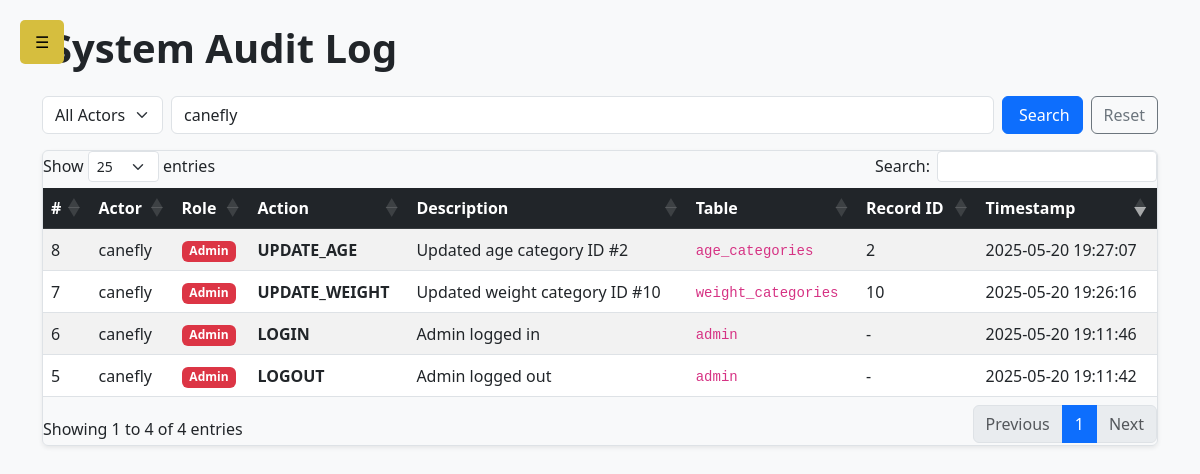
The page /admin/admin-audit-log.php?kw=canefly (signed in) on the database its author committed.
### tables this page shows
CREATE TABLE `audit_logs` (
  `id` int(11) NOT NULL,
  `user_id` int(11) NOT NULL,
  `action_type` varchar(50) NOT NULL,
  `action_description` text DEFAULT NULL,
  `table_affected` varchar(50) DEFAULT NULL,
  `record_id` int(11) DEFAULT NULL,
  `created_at` timestamp NOT NULL DEFAULT current_timestamp(),
  `role_type` enum('admin','user') NOT NULL DEFAULT 'user'
);

### admin/admin-audit-log.php (the view, shortened to what this page needs)
<?php
include_once 'admin-navigation.php';
include_once '../db.php';
$actor   = $_GET['actor']   ?? 'all';
$keyword = trim($_GET['kw'] ?? '');
$sql = "
  SELECT
    al.id,
    COALESCE(a.full_name, u.full_name, 'Unknown')            AS actor_name,
    CASE WHEN a.id IS NOT NULL THEN 'Admin' ELSE 'User' END  AS actor_type,
    al.action_type,
    al.action_description,
    al.table_affected,
    al.record_id,
    al.created_at
  FROM audit_logs al
  LEFT JOIN admin a ON a.id = al.user_id
  LEFT JOIN users u ON u.id = al.user_id
  WHERE 1
";
$types  = '';
$params = [];
if ($keyword !== '') {
    $sql   .= " AND (COALESCE(a.full_name,u.full_name) LIKE ?
                 OR al.action_type LIKE ?
                 OR al.table_affected LIKE ?) ";
    $types  .= 'sss';
    $kw = "%{$keyword}%";
    $params = array_merge($params, [$kw, $kw, $kw]);
}
$sql .= " ORDER BY al.created_at DESC";
$stmt = $conn->prepare($sql);
if ($types) { $stmt->bind_param($types, ...$params); }
$stmt->execute();
$logs = $stmt->get_result();
?>
<!DOCTYPE html>
<html lang="en">
<head>
  <link href="https://cdn.jsdelivr.net/npm/bootstrap@5.3.0/dist/css/bootstrap.min.css" rel="stylesheet">
  <link href="https://cdn.datatables.net/1.13.6/css/dataTables.bootstrap5.min.css" rel="stylesheet">
</head>
<body class="bg-light">
<div class="container py-4">
  <h1 class="mb-4 fw-bold"><i class="fa-solid fa-clipboard-list me-2"></i>System Audit Log</h1>
  <form class="row g-2 mb-3" method="GET">
      <div class="col-md-auto">
          <select name="actor" class="form-select">
              <option value="all"  <?= $actor==='all'   ? 'selected' : '' ?>>All Actors</option>
          </select>
      </div>
      <div class="col-md">
          <input type="text" name="kw" value="<?= htmlspecialchars($keyword) ?>"
                 class="form-control" placeholder="Search by name, action, table…">
      </div>
      <div class="col-md-auto d-grid">
          <button class="btn btn-primary"><i class="fa-solid fa-search me-1"></i>Search</button>
      </div>
      <div class="col-md-auto d-grid">
          <a href="admin-audit-log.php" class="btn btn-outline-secondary">Reset</a>
      </div>
  </form>
  <div class="table-responsive shadow-sm border rounded">
    <table id="auditTable" class="table table-striped table-hover align-middle mb-0">
        <thead class="table-dark">
            <tr>
                <th>#</th>
                <th>Actor</th>
                <th>Role</th>
                <th>Action</th>
                <th>Description</th>
                <th>Table</th>
                <th>Record&nbsp;ID</th>
                <th>Timestamp</th>
            </tr>
        </thead>
        <tbody>
        <?php while ($row = $logs->fetch_assoc()): ?>
            <tr>
                <td><?= $row['id'] ?></td>
                <td><?= htmlspecialchars($row['actor_name']) ?></td>
                <td>
                    <span class="badge <?= $row['actor_type']==='Admin'?'bg-danger':'bg-info' ?>">
                        <?= $row['actor_type'] ?>
                    </span>
                </td>
                <td class="text-uppercase fw-semibold"><?= $row['action_type'] ?></td>
                <td><?= htmlspecialchars($row['action_description'] ?? '-') ?></td>
                <td><code><?= $row['table_affected'] ?? '-' ?></code></td>
                <td><?= $row['record_id'] ?? '-' ?></td>
                <td><?= date('Y-m-d H:i:s', strtotime($row['created_at'])) ?></td>
            </tr>
        <?php endwhile; ?>
        </tbody>
    </table>
  </div>
</div>
</body>
</html>

### admin/admin-navigation.php (style rules this page uses)
:root { --primary: #6E3387; --alt: #8F54A0; --accent: #D6BE3E; --bg-light: #FFFFFF; --text-dark: #000000; }
body { margin: 0; padding: 0; font-family: 'Poppins', sans-serif; display: flex; }

### rows shown on the page
audit_logs: id "8", actor_name "canefly", actor_type "Admin", action_type "UPDATE_AGE", action_description "Updated age category ID #2", table_affected "age_categories", record "2", created_at "2025-05-20 19:27:07"
audit_logs: id "7", actor_name "canefly", actor_type "Admin", action_type "UPDATE_WEIGHT", action_description "Updated weight category ID #10", table_affected "weight_categories", record "10", created_at "2025-05-20 19:26:16"
audit_logs: id "6", actor_name "canefly", actor_type "Admin", action_type "LOGIN", action_description "Admin logged in", table_affected "admin", record "-", created_at "2025-05-20 19:11:46"
audit_logs: id "5", actor_name "canefly", actor_type "Admin", action_type "LOGOUT", action_description "Admin logged out", table_affected "admin", record "-", created_at "2025-05-20 19:11:42"
